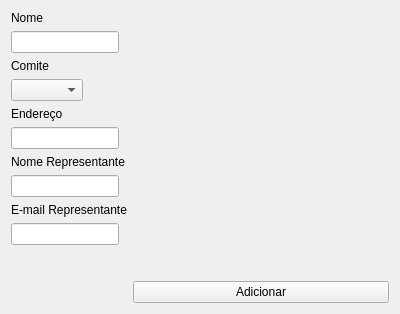
<?xml version="1.0" encoding="UTF-8"?>
<ui version="4.0">
 <class>Form</class>
 <widget class="QWidget" name="Form">
  <property name="geometry">
   <rect>
    <x>0</x>
    <y>0</y>
    <width>400</width>
    <height>314</height>
   </rect>
  </property>
  <property name="windowTitle">
   <string>Adicionar Orgão de Imprensa</string>
  </property>
  <layout class="QFormLayout" name="formLayout">
   <item row="0" column="0">
    <widget class="QLabel" name="label">
     <property name="text">
      <string>Nome</string>
     </property>
    </widget>
   </item>
   <item row="1" column="0">
    <widget class="QLineEdit" name="qlinenome">
     <property name="maxLength">
      <number>50</number>
     </property>
    </widget>
   </item>
   <item row="2" column="0">
    <widget class="QLabel" name="label_2">
     <property name="text">
      <string>Comite</string>
     </property>
    </widget>
   </item>
   <item row="3" column="0">
    <widget class="QComboBox" name="qcombocomite"/>
   </item>
   <item row="4" column="0">
    <widget class="QLabel" name="label_3">
     <property name="text">
      <string>Endereço</string>
     </property>
    </widget>
   </item>
   <item row="5" column="0">
    <widget class="QLineEdit" name="qlineend">
     <property name="maxLength">
      <number>100</number>
     </property>
    </widget>
   </item>
   <item row="6" column="0">
    <widget class="QLabel" name="label_4">
     <property name="text">
      <string>Nome Representante</string>
     </property>
    </widget>
   </item>
   <item row="7" column="0">
    <widget class="QLineEdit" name="qlinenomerepr">
     <property name="maxLength">
      <number>70</number>
     </property>
    </widget>
   </item>
   <item row="8" column="0">
    <widget class="QLabel" name="label_5">
     <property name="text">
      <string>E-mail Representante</string>
     </property>
    </widget>
   </item>
   <item row="9" column="0">
    <widget class="QLineEdit" name="qlineemailrepr">
     <property name="maxLength">
      <number>80</number>
     </property>
    </widget>
   </item>
   <item row="10" column="1">
    <spacer name="verticalSpacer_2">
     <property name="orientation">
      <enum>Qt::Vertical</enum>
     </property>
     <property name="sizeHint" stdset="0">
      <size>
       <width>20</width>
       <height>40</height>
      </size>
     </property>
    </spacer>
   </item>
   <item row="11" column="1">
    <widget class="QPushButton" name="addbutton">
     <property name="text">
      <string>Adicionar</string>
     </property>
    </widget>
   </item>
  </layout>
 </widget>
 <tabstops>
  <tabstop>qlinenome</tabstop>
  <tabstop>qcombocomite</tabstop>
  <tabstop>qlineend</tabstop>
  <tabstop>qlinenomerepr</tabstop>
  <tabstop>qlineemailrepr</tabstop>
  <tabstop>addbutton</tabstop>
 </tabstops>
 <resources/>
 <connections/>
</ui>
